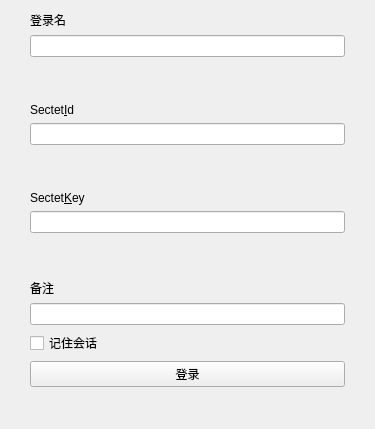
<?xml version="1.0" encoding="UTF-8"?>
<ui version="4.0">
 <class>UiLoginDialog</class>
 <widget class="QWidget" name="UiLoginDialog">
  <property name="geometry">
   <rect>
    <x>0</x>
    <y>0</y>
    <width>375</width>
    <height>429</height>
   </rect>
  </property>
  <property name="windowTitle">
   <string>登录</string>
  </property>
  <property name="styleSheet">
   <string notr="true"/>
  </property>
  <layout class="QVBoxLayout" name="verticalLayout">
   <property name="leftMargin">
    <number>30</number>
   </property>
   <property name="rightMargin">
    <number>30</number>
   </property>
   <property name="bottomMargin">
    <number>20</number>
   </property>
   <item>
    <widget class="QLabel" name="labelLoginName">
     <property name="text">
      <string>登录名</string>
     </property>
    </widget>
   </item>
   <item>
    <widget class="UiComboLine" name="lineLoginName"/>
   </item>
   <item>
    <spacer name="verticalSpacer">
     <property name="orientation">
      <enum>Qt::Vertical</enum>
     </property>
     <property name="sizeHint" stdset="0">
      <size>
       <width>20</width>
       <height>40</height>
      </size>
     </property>
    </spacer>
   </item>
   <item>
    <widget class="QLabel" name="labelSecretId">
     <property name="text">
      <string>Sectet&amp;Id</string>
     </property>
     <property name="buddy">
      <cstring>lineSecretId</cstring>
     </property>
    </widget>
   </item>
   <item>
    <widget class="QLineEdit" name="lineSecretId">
     <property name="minimumSize">
      <size>
       <width>0</width>
       <height>0</height>
      </size>
     </property>
    </widget>
   </item>
   <item>
    <spacer name="verticalSpacer_3">
     <property name="orientation">
      <enum>Qt::Vertical</enum>
     </property>
     <property name="sizeHint" stdset="0">
      <size>
       <width>20</width>
       <height>40</height>
      </size>
     </property>
    </spacer>
   </item>
   <item>
    <widget class="QLabel" name="labelSecretKey">
     <property name="text">
      <string>Sectet&amp;Key</string>
     </property>
     <property name="buddy">
      <cstring>lineSecretKey</cstring>
     </property>
    </widget>
   </item>
   <item>
    <widget class="QLineEdit" name="lineSecretKey">
     <property name="minimumSize">
      <size>
       <width>0</width>
       <height>0</height>
      </size>
     </property>
     <property name="echoMode">
      <enum>QLineEdit::Password</enum>
     </property>
    </widget>
   </item>
   <item>
    <spacer name="verticalSpacer_4">
     <property name="orientation">
      <enum>Qt::Vertical</enum>
     </property>
     <property name="sizeHint" stdset="0">
      <size>
       <width>20</width>
       <height>40</height>
      </size>
     </property>
    </spacer>
   </item>
   <item>
    <widget class="QLabel" name="labelRemark">
     <property name="text">
      <string>备注</string>
     </property>
    </widget>
   </item>
   <item>
    <widget class="QLineEdit" name="lineRemark">
     <property name="minimumSize">
      <size>
       <width>0</width>
       <height>0</height>
      </size>
     </property>
    </widget>
   </item>
   <item>
    <widget class="QCheckBox" name="checkSaveSection">
     <property name="text">
      <string>记住会话</string>
     </property>
    </widget>
   </item>
   <item>
    <widget class="UiPushButton" name="btnLogin">
     <property name="minimumSize">
      <size>
       <width>0</width>
       <height>0</height>
      </size>
     </property>
     <property name="text">
      <string>登录</string>
     </property>
    </widget>
   </item>
   <item>
    <spacer name="verticalSpacer_6">
     <property name="orientation">
      <enum>Qt::Vertical</enum>
     </property>
     <property name="sizeHint" stdset="0">
      <size>
       <width>20</width>
       <height>22</height>
      </size>
     </property>
    </spacer>
   </item>
  </layout>
 </widget>
 <customwidgets>
  <customwidget>
   <class>UiComboLine</class>
   <extends>QLineEdit</extends>
   <header>fend/uicom/uicomboline.h</header>
  </customwidget>
  <customwidget>
   <class>UiPushButton</class>
   <extends>QPushButton</extends>
   <header>fend/uicom/uipushbutton.h</header>
  </customwidget>
 </customwidgets>
 <resources/>
 <connections/>
</ui>
